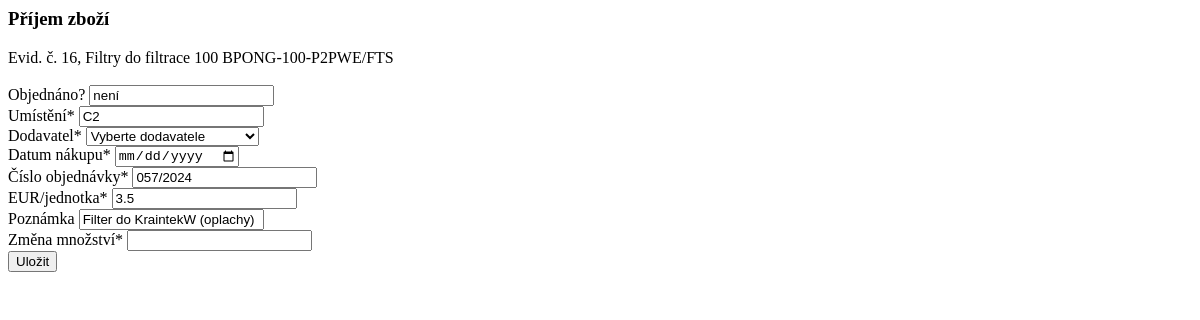
Page /sklad/16/receipt_audit_log/ (signed in) on the earlier database version.
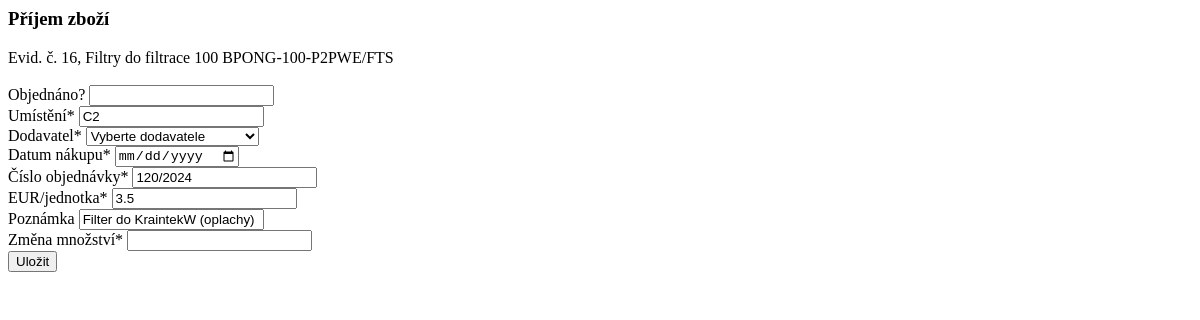
Same page on the later database version.
### hpm_sklad/models.py (models this page shows, shortened)
class Sklad(models.Model):
    class Meta:
        ordering = ["-evidencni_cislo"]
        verbose_name_plural = "Skladové položky"
    JEDNOTKY_CHOICES = [
        ('ks', 'kus'),
        ('kg', 'kilogram'),
        ('par', 'pár'),
        ('l', 'litr'),
        ('m', 'metr'),
        ('baleni', 'balení'),
    ]
    evidencni_cislo = models.AutoField(primary_key=True, verbose_name="Evidenční číslo")
    interne_cislo = models.IntegerField(null=True, verbose_name="Číslo karty")
    objednano = models.CharField(max_length=100, null=True, blank=True, verbose_name="Objednáno?")
    nazev_dilu = models.CharField(max_length=100, verbose_name="Název dílu")
    min_mnozstvi_ks = models.PositiveIntegerField(default=0, verbose_name="Minimum")
    mnozstvi = models.PositiveIntegerField(default=0, verbose_name="Množství")
    jednotky = models.CharField(max_length=10, choices=JEDNOTKY_CHOICES, default='ks', verbose_name="Jednotky")
    umisteni = models.CharField(max_length=25, null=True, verbose_name="Umístění")
    dodavatel = models.CharField(max_length=70, null=True, blank=True, verbose_name="Dodavatel")
    datum_nakupu = models.DateField(null=True, blank=True, verbose_name="Datum nákupu")
    cislo_objednavky = models.CharField(max_length=20, null=True, blank=True, verbose_name="Číslo objednávky")
    jednotkova_cena_eur = models.FloatField(default=0.0, validators=[MinValueValidator(0.0)], verbose_name="EUR/jednotka")
    celkova_cena_eur = models.FloatField(default=0.0, validators=[MinValueValidator(0.0)], verbose_name="Celkem EUR")
    poznamka = models.CharField(null=True, blank=True, max_length=200, verbose_name="Poznámka")
    ucetnictvi = models.BooleanField(default=True, verbose_name="Účetnictví")
    kriticky_dil = models.BooleanField(default=False, verbose_name="Kritický díl")
    hsh = models.BooleanField(default=False, verbose_name="HSH")
    tq8 = models.BooleanField(default=False, verbose_name="TQ8")
    tqf_xl1 = models.BooleanField(default=False, verbose_name="TQF XL1")
    tqf_xl2 = models.BooleanField(default=False, verbose_name="TQF XL2")
    dc_xl = models.BooleanField(default=False, verbose_name="DC XL")
    dac_xl1_2 = models.BooleanField(default=False, verbose_name="DAC XL1-2")
    dl_xl = models.BooleanField(default=False, verbose_name="DL XL")
    dac = models.BooleanField(default=False, verbose_name="DAC")
    lac_1 = models.BooleanField(default=False, verbose_name="LAC 1")
    lac_2 = models.BooleanField(default=False, verbose_name="LAC 2")
    ipsen_ene = models.BooleanField(default=False, verbose_name="IPSEN ENE")
    hsh_ene = models.BooleanField(default=False, verbose_name="HSH ENE")
    xl_ene1 = models.BooleanField(default=False, verbose_name="XL ENE1")
    xl_ene2 = models.BooleanField(default=False, verbose_name="XL ENE2")
    ipsen_w = models.BooleanField(default=False, verbose_name="IPSEN W")
    hsh_w = models.BooleanField(default=False, verbose_name="HSH W")
    kw = models.BooleanField(default=False, verbose_name="KW")
    kw1 = models.BooleanField(default=False, verbose_name="KW 1")
    kw2 = models.BooleanField(default=False, verbose_name="KW 2")
    kw3 = models.BooleanField(default=False, verbose_name="KW 3")
    mikrof = models.BooleanField(default=False, verbose_name="MIKROF")
    history = HistoricalRecords()
    def __str__(self):
        return "Evid. č. " + str(self.evidencni_cislo) + ", " + self.nazev_dilu

### hpm_sklad/views.py (the view)
# urls.py: path('sklad/<int:pk>/receipt_audit_log/', views.receipt_form_view, name='receipt_audit_log'),
@login_required
@permission_required('hpm_sklad.change_sklad', 'hpm_sklad.add_auditlog')
def receipt_form_view(request, pk):
    sklad_instance = get_object_or_404(Sklad, pk=pk)
    if request.method == 'POST':
        sklad_movement_form = SkladReceiptForm(request.POST, instance=sklad_instance)
        auditlog_receipt_form = AuditLogReceiptForm(request.POST)
        if sklad_movement_form.is_valid() and auditlog_receipt_form.is_valid():
            updated_sklad = sklad_movement_form.save(commit=False)
            created_auditlog = auditlog_receipt_form.save(commit=False)
            created_auditlog.jednotkova_cena_eur = round(updated_sklad.jednotkova_cena_eur, 2)
            created_auditlog.celkova_cena_eur = round(created_auditlog.jednotkova_cena_eur * created_auditlog.zmena_mnozstvi, 2)
            updated_sklad.mnozstvi = sklad_instance.mnozstvi + created_auditlog.zmena_mnozstvi
            updated_sklad.celkova_cena_eur = round(sklad_instance.celkova_cena_eur + created_auditlog.celkova_cena_eur, 2)
            updated_sklad.jednotkova_cena_eur = round(updated_sklad.celkova_cena_eur / updated_sklad.mnozstvi, 2)
            created_auditlog.typ_operace = "PŘÍJEM"
            created_auditlog.ucetnictvi = updated_sklad.ucetnictvi
            created_auditlog.evidencni_cislo = updated_sklad
            created_auditlog.interne_cislo = updated_sklad.interne_cislo
            created_auditlog.objednano = updated_sklad.objednano
            created_auditlog.nazev_dilu = updated_sklad.nazev_dilu
            created_auditlog.ucetnictvi = updated_sklad.ucetnictvi
            created_auditlog.mnozstvi = updated_sklad.mnozstvi
            created_auditlog.jednotky = updated_sklad.jednotky
            created_auditlog.umisteni = updated_sklad.umisteni
            created_auditlog.dodavatel = updated_sklad.dodavatel
            created_auditlog.datum_nakupu = updated_sklad.datum_nakupu
            created_auditlog.cislo_objednavky = updated_sklad.cislo_objednavky
            created_auditlog.operaci_provedl = request.user
            created_auditlog.poznamka = updated_sklad.poznamka
            updated_sklad.save()
            created_auditlog.save()
            return redirect('audit_log')
    else: # GET
        sklad_movement_form = SkladReceiptForm(instance=sklad_instance)
        auditlog_receipt_form = AuditLogReceiptForm()
    context = {
        'sklad_movement_form': sklad_movement_form,
        'auditlog_receipt_form': auditlog_receipt_form,
        'object': sklad_instance,
    }
    return render(request, 'hpm_sklad/receipt_audit_log.html', context)

### hpm_sklad/forms.py (shortened to what this page needs)
class SkladReceiptForm(forms.ModelForm):
    datum_nakupu = forms.DateField(widget=forms.DateInput(attrs={'type': 'date'}), required=True,
                                   label='Datum nákupu')
    dodavatel = forms.ModelChoiceField(queryset=Dodavatele.objects.all(), required=False,
                                       empty_label="Vyberte dodavatele")
    class Meta:
        model = Sklad
        fields = ["objednano", "umisteni", "dodavatel", "datum_nakupu", "cislo_objednavky",
                  "jednotkova_cena_eur", "poznamka",]
    def __init__(self, *args, **kwargs):
        super(SkladReceiptForm, self).__init__(*args, **kwargs)
        self.helper = FormHelper(self)
        self.helper.form_class = 'form-grid'
        self.helper.form_method = 'post'
        self.helper.layout = Layout(
            Div(*[Field(field) for field in self.Meta.fields], css_class='form-column')
            )
        self.fields['dodavatel'].required = True
        self.fields['cislo_objednavky'].required = True
        self.fields['datum_nakupu'].required = True
        self.fields['jednotkova_cena_eur'].required = True

### hpm_sklad/models.py (called while the page is built)
    def __str__(self):
        return f"{self.dodavatel}"

### hpm_sklad/templates/hpm_sklad/receipt_audit_log.html (shortened to what this page needs)
{% load static %}
{% load crispy_forms_tags %}
<h3>Příjem zboží</h3>
{{ object|truncatechars:70 }} <br><br>
<form method="post" action="{% url 'receipt_audit_log' object.pk %}">
    {{ sklad_movement_form|crispy }}
    {{ auditlog_receipt_form|crispy }}
    <button type="submit" class="button nav-item">Uložit</button>
</form>

Differences in the rows shown:
changed Sklad "Evid. č. 16, Filtry do filtrace 100 BPONG-100-P2PWE/FTS": objednano "není" → (not shown); cislo_objednavky "057/2024" → "120/2024"
